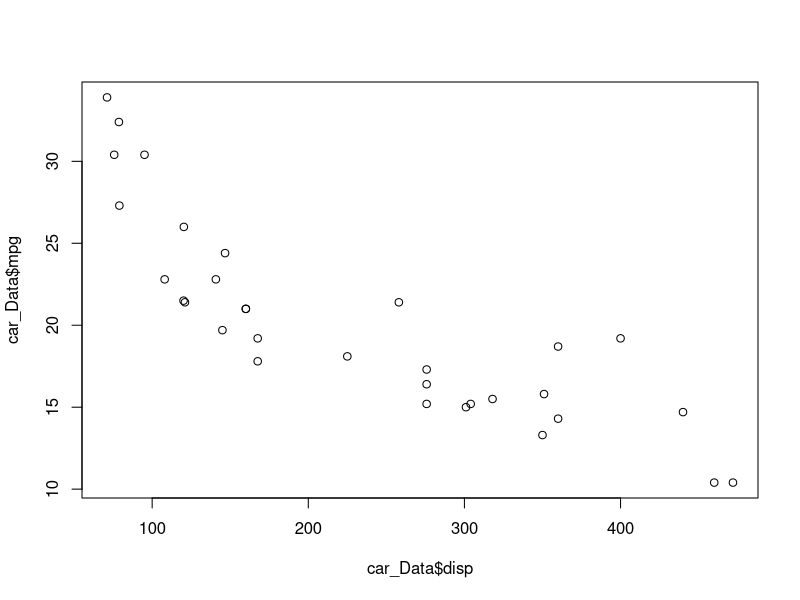
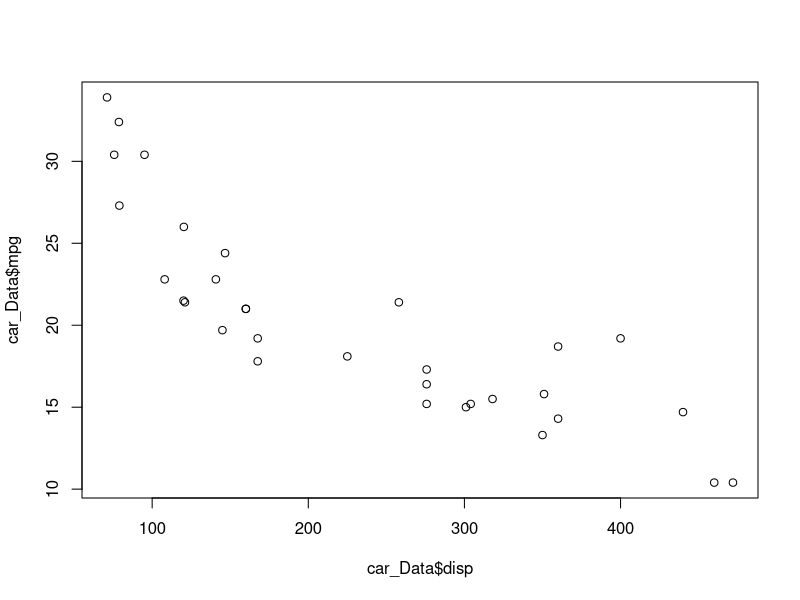
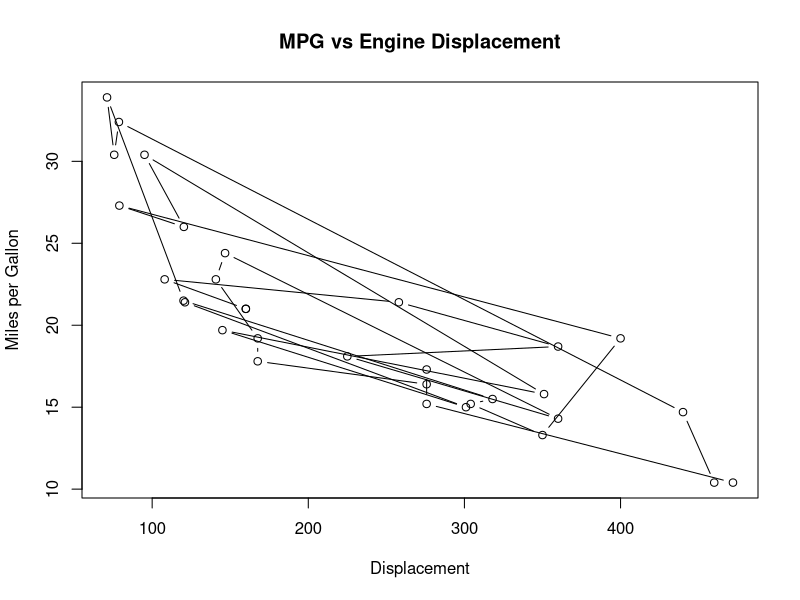
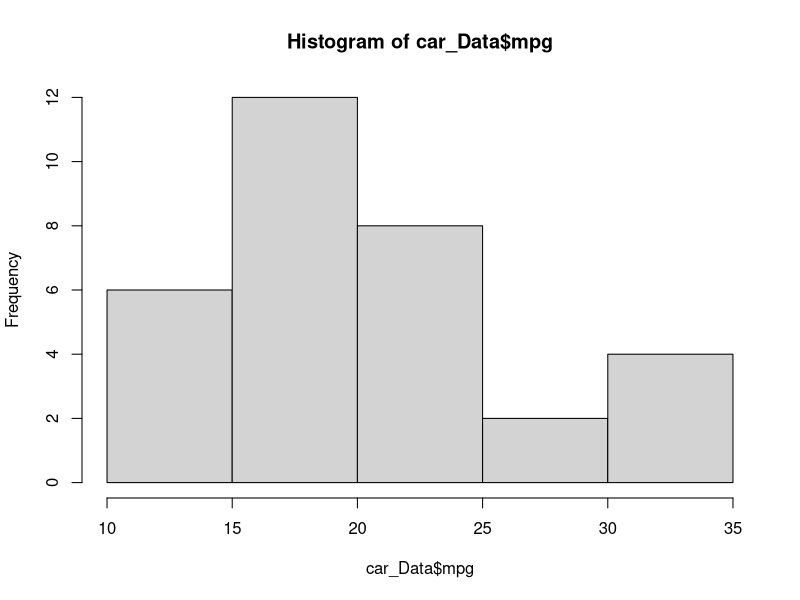
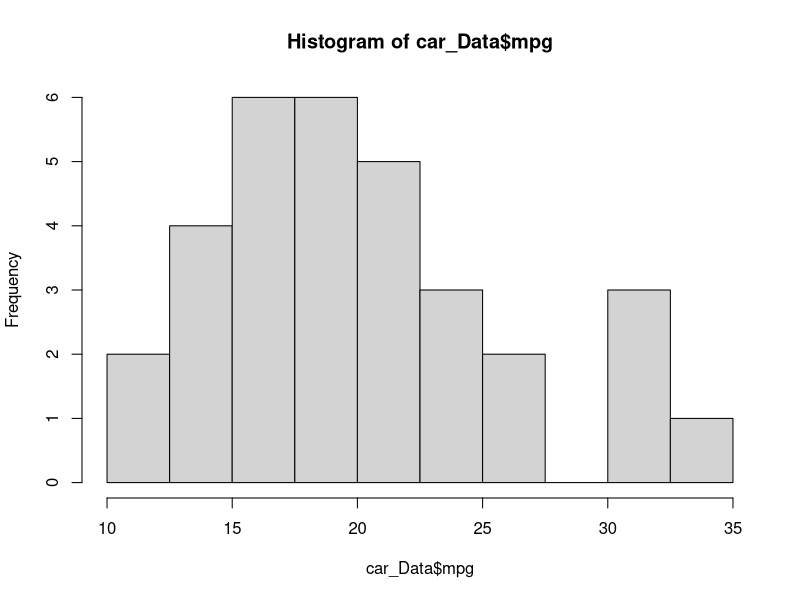
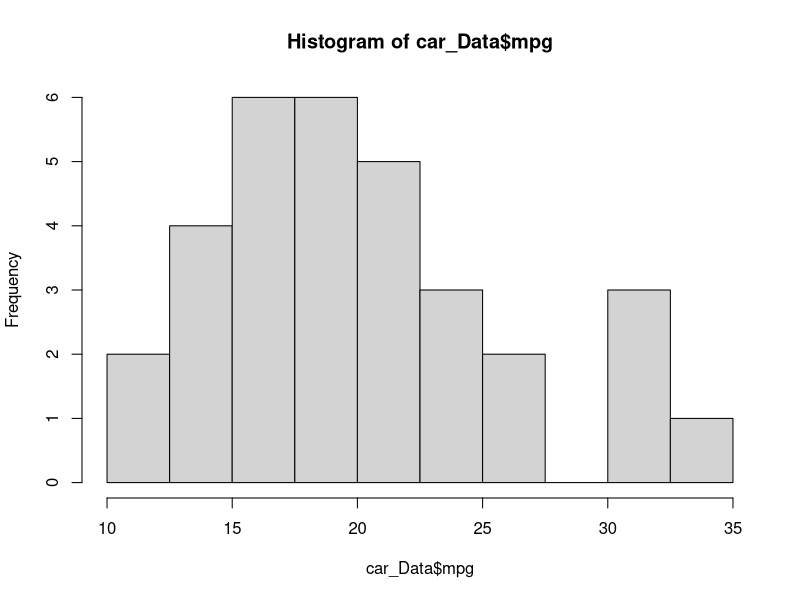
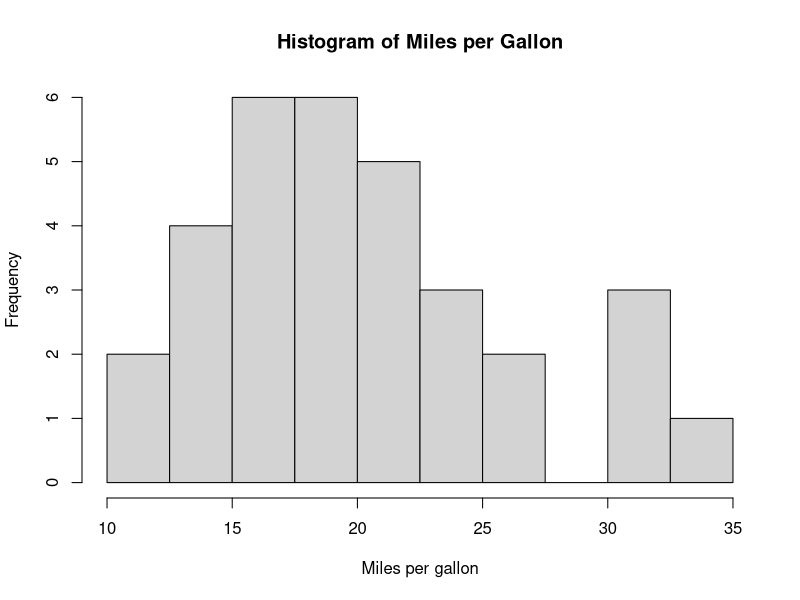

Here is the R script that generated these plots, in order:
## ---- chunk 1
knitr::opts_chunk$set(echo = TRUE)
## ---- chunk 2

rm(list = ls())

# add 1 to 1. 
1 + 1

# divide 12 by 4
12/4

# times 3 by 7
3*7

# 10 to the power 3
10^3

# root isn't a basic operation so we will look at later.
## ---- chunk 3

# objects basics
x <-  3
y <-  5
x + y
 
x <-  4
x + y
  
z <- x + y
z

## ---- chunk 4

 
a <- 10
a

a <- a + 1 
a 

## ---- chunk 5

# simple evaluations
# 4 is greater than 2
4 > 2
# 4 is greater than 5
4 > 5
# 4 is equal to 3, note double == for an evaluation
4 == 3
# 4 is not equal to 3, note != is not equal to.
4 != 3
# the character x is equal to the character x.
"dog" == "dog"
"dog" == "cat"

# the output from an evaluation can be stored as an object, x. This object can be subject to operations & manipulations.
b <- 4<2
b
## ---- chunk 6

# numeric
height <- c(1.72,1.78,1.65,1.90) # 1:4
height

# numeric
weight <- c(68,75,55,79)
weight
class(weight)

# character
first_name <- c("Alice","Bob","Harry","Jane")
first_name
#first_name + 1 # error

# factor
sex <- factor(x = c("F","M","M","F"))
sex

# logical
tall <- height > 1.8
## ---- chunk 7
#Adding:
c(1,2,3) + 1
c(1,2,3) + c(1,2,3)


#multiplication
heightft <- height*3.28

## ---- chunk 8

# data frame- columns are variables, rows are observations.
df <- data.frame(height,weight,first_name,sex)
df

# we can select a single variable within the dataframe using the dollar sign.
df$height

# We can add a new variable easily, in this case based on other variables within the dataframe.
df$bmi <- df$weight / df$height^2 
df
## ---- chunk 9

# Our data-frame contains the height, weight, first name and bmi of 4 individuals.
df

#To subset a data frame we can use square brackets i.e df[row,column]
#Selecting a column(s)
df$height
df[,"height"]
df[,1]
df[,1:3]
df[,c(1,3)]

#selecting a row(s)
df[1,]

#We might also want to select observations (rows) based on characteristics of the data
#E.g. we might want to only look at the data for people who are taller than 1.75m

#create a logical variable called min_height which contains T/F for each individual being over 175cm.
min_height <- df$height >= 1.75
min_height

# Subset the data to include only those observations (rows) for which height > 175cm (using min_height).
df.at_least_175 <- df[min_height,]
df.at_least_175

#People smaller than 1.75m
# Subset the data to include only those who are not above min-height of 175cm.
smaller <- df$height < 1.75
df[smaller,]
df[!min_height,]


## ---- chunk 10

getwd()

## ---- chunk 11
 
# car_Data <- read.csv(file = "car_Data.csv", header = TRUE)

# if you couldn't get that to work don't worry, this is an example dataset from base R.
car_Data <- mtcars


## ---- chunk 12
# head data with default 6 rows
head(car_Data)

 

# head data with 10 rows
head(car_Data, n = 10)

 

## ---- chunk 13

# summarise the data,

summary(car_Data)


# summarise single variable

summary(car_Data$mpg)

 

## ---- chunk 14

temp <- summary(car_Data$mpg)

Median  <- temp['Median']

Range   <- temp['Max.'] - temp['Min.']

## ---- chunk 15
#plot of mpg vs disp
plot(x = car_Data$disp, y = car_Data$mpg)

#notice we can remove arguments and still get same result
plot(car_Data$disp, car_Data$mpg)


## ---- chunk 16

 

plot(x = car_Data$disp, y = car_Data$mpg, 
     type = "b", 
     xlab = "Displacement", 
     ylab = "Miles per Gallon",
     main = "MPG vs Engine Displacement")



## ---- chunk 17

hist1 <- hist(car_Data$mpg)

#We can alter the 'bins' by specifying the additional argument 'breaks = ' in the hist function
hist(car_Data$mpg, breaks = c(10,12.5,15,17.5,20,22.5,25,27.5,30,32.5,35))

#a neater way of doing the same as above is to use seq
hist(car_Data$mpg, breaks = seq(10,35, by = 2.5))

#we can again edit the title etc by adding extra arguments
hist(car_Data$mpg, 
     breaks = seq(10,35, by = 2.5),
     xlab = "Miles per gallon",
     main = "Histogram of Miles per Gallon")



